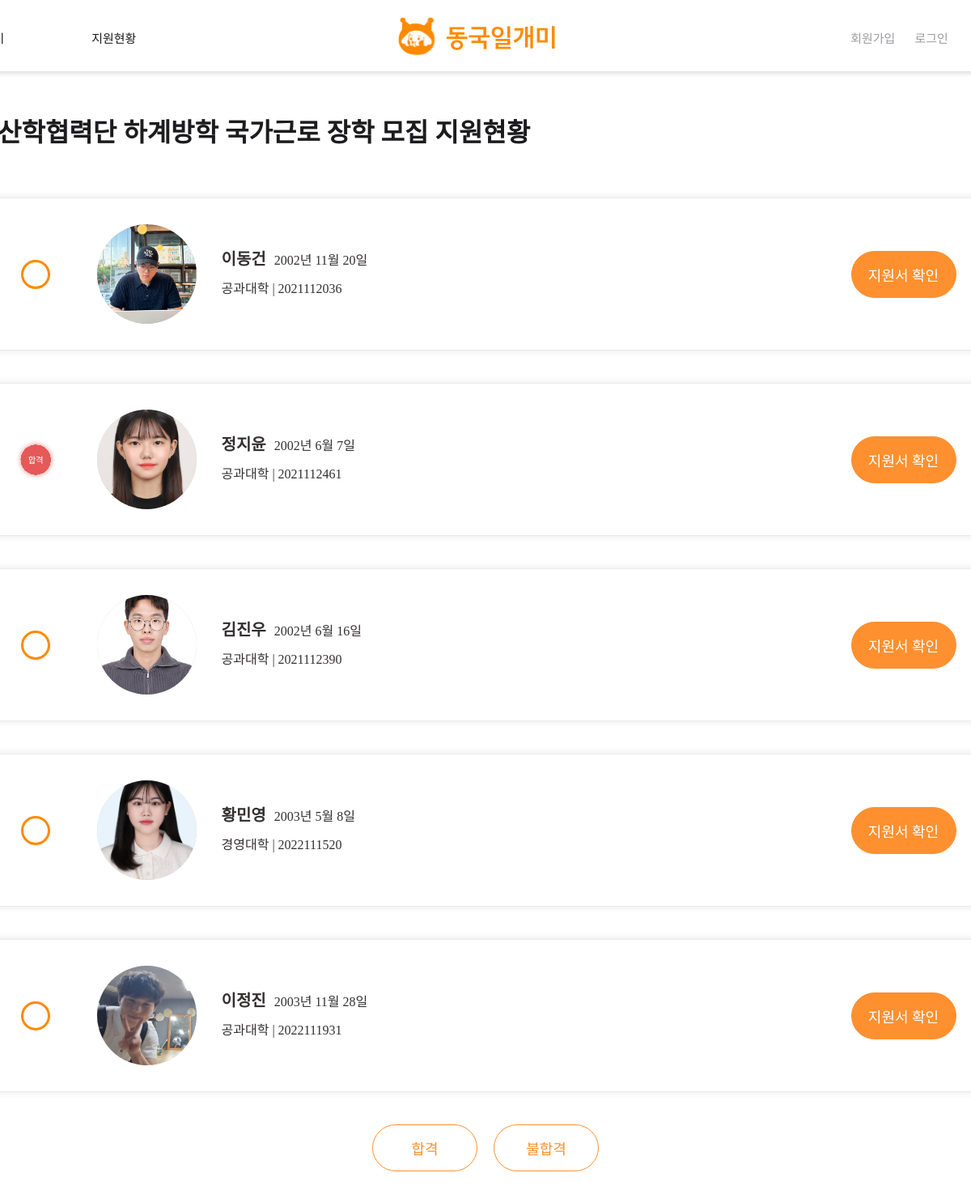
The page /users/staff-appslist/26 on the database as committed earlier.
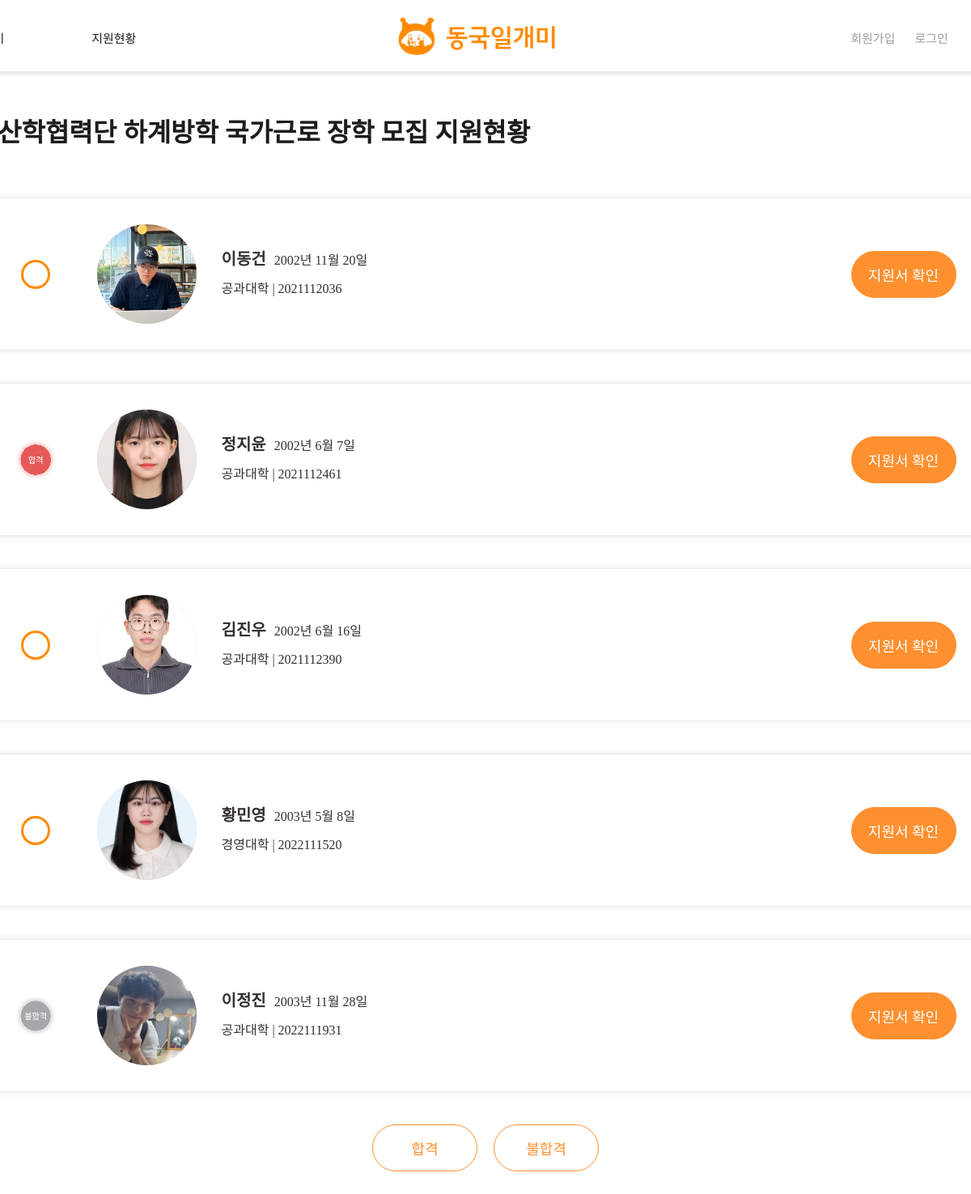
The same page on the database as committed later.
### main/models.py (models this page shows)
class Application(models.Model):
    post = models.ForeignKey(Post, null=False, related_name="applications", blank=False, on_delete=models.CASCADE)
    writer = models.ForeignKey(User, null=False, blank=False, on_delete=models.CASCADE)
    is_accepted = models.PositiveIntegerField(null=False, default=0)
    file = models.FileField(upload_to="application_file/", blank=True, null=True)

### accounts/models.py (models this page shows)
class Profile(models.Model):
    student_or_staff = models.CharField(max_length=20, blank=False)
    user = models.OneToOneField(User, on_delete=models.CASCADE)
    name = models.CharField(max_length=5, blank=False)
    GENDER_M = "male"
    GENDER_F = "female"
    GENDER_CHOICES = (
    	(GENDER_M, "Male"),
        (GENDER_F, "Female"),
    )
    gender = models.CharField(choices=GENDER_CHOICES, max_length=10, blank=True)
    birth = models.DateField(blank=False, null=True)
    photo = models.ImageField(upload_to="user_photo/", blank=True)
    department = models.CharField(max_length=20, blank=True)
    phone = models.CharField(max_length=20, blank=True)
    email = models.CharField(max_length=50, blank=False)
    student_number = models.CharField(max_length=10, blank=False)
    income = models.PositiveIntegerField(null=True, default=0)
    certification_student = models.FileField(upload_to="student_certification/", blank=True)
    certification_staff = models.FileField(upload_to="staff_certification/",blank=True)

### users/views.py (the view)
# urls.py: path('staff-appslist/<int:post_id>', staff_appslist, name="staff-appslist"),
def staff_appslist(request, post_id):
    post = get_object_or_404(Post, pk=post_id)
    applications = Application.objects.filter(post_id=post_id)
    return render(request, 'users/staff_appslist.html', {'applications': applications, 'post': post})

### users/templates/users/staff_appslist.html (shortened to what this page needs)
{% extends 'base.html' %}
{% load static %}
{% block content %}
<link
    rel="stylesheet"
    type="text/css"
    href="{% static 'css/users/staff_appslist.css'%}"
/>
<form action="{% url 'users:check-result' post.id %}" method="POST" enctype="multipart/form-data">
<div class="appslist">
    <div class="title">
        <div class="backBtn">
            <span id="word">{{post.organization}} {{post.title}} 지원현황</span>
        </div>
    </div>
    <div class="cardFrame">
        {% for app in applications %}
            <div class="card">
                <div class="cardPadding">
                    <div class="cardContent">
                            {% if app.is_accepted == 0 %}
                            <div class="fake">
                                <label for="checkbox{{ forloop.counter }}" class="custom-label"></label>
                            </div>
                        {% elif app.is_accepted == 1 %}
                            <div class="fake">
                                <img class="passFail" src="{% static 'images/icons/faillee.svg' %}" />
                            </div>
                        {% elif app.is_accepted == 2 %}
                            <div class="fake">
                                <img class="passFail" src="{% static 'images/icons/passlee.svg' %}" />
                            </div>
                        {% endif %}
                        <div class="img">
                            <div class="profileImage">
                                <img src="{{ app.writer.profile.photo.url }}" />
                            </div>
                        </div>
                        <div class="cardText">
                            <span class="ct"><span class="ct" id="bold">{{ app.writer.profile.name }}</span>{{app.writer.profile.birth}}</span>
                            <span class="ct">{{app.writer.profile.department}} | {{app.writer.profile.student_number}}</span>
                        </div>
                    </div>
                    <div class="cardBtnFrame">
                        <a href="{% url 'users:staff-studentappfile' post.id app.writer.id %}">
                            <button class="cardBtn">지원서 확인</button>
                        </a>
                    </div>
                </div>
            </div>
        {% endfor %}
        <div class="passfail">
            <button class="appBtn" id="pass">합격</button>
            <button class="appBtn" id="fail">불합격</button>
        </div>
    </div>
</div>
</form>
{% endblock %}

Rows that differ between the two databases and show on the page:
changed Application "이정진": is_accepted 0 → 1 (drawn); is_accepted: picture added
